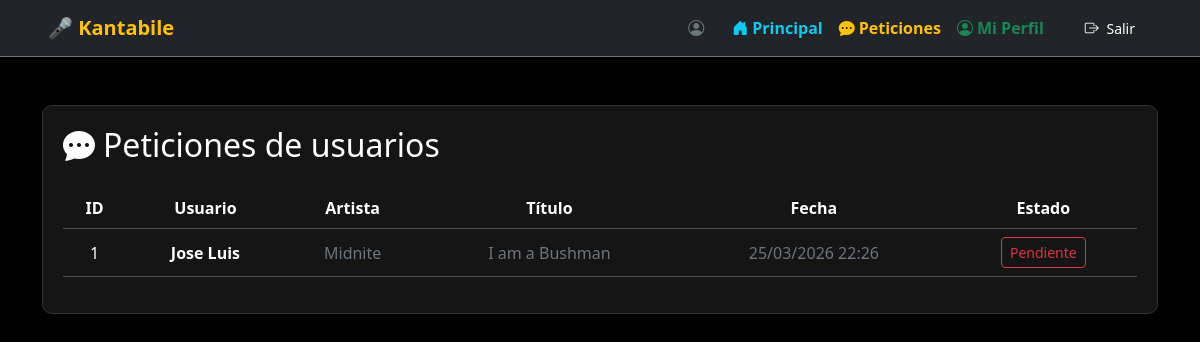
Before: /administrador/peticiones_admin.php with the older database file.
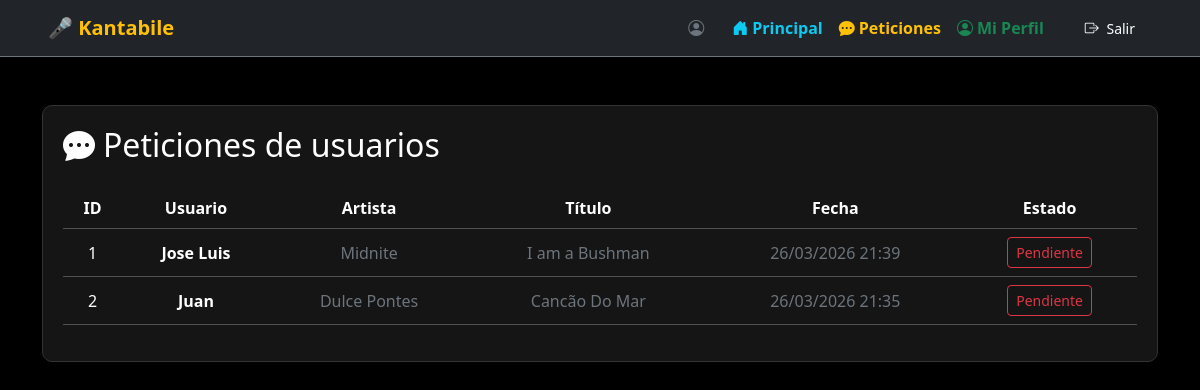
After: the same page with the newer database file.
### tables this page shows
CREATE TABLE `peticiones` (
  `id_peticion` int(11) NOT NULL,
  `usuario` int(11) NOT NULL,
  `artista` varchar(50) NOT NULL,
  `titulo` varchar(50) NOT NULL,
  `estado` tinyint(1) NOT NULL DEFAULT 0 COMMENT '0 - pendiente\r\n1 - realizado',
  `fechaHora` timestamp NOT NULL DEFAULT current_timestamp() ON UPDATE current_timestamp()
);

CREATE TABLE `usuarios` (
  `id` int(11) NOT NULL,
  `nombre` varchar(100) NOT NULL,
  `email` varchar(100) NOT NULL,
  `passwd` varchar(255) NOT NULL,
  `rol` int(11) NOT NULL DEFAULT 1 COMMENT '1-Usuario\r\n2-Administrador',
  `estado` tinyint(1) NOT NULL COMMENT '0 - activo\r\n1 - bloqueado',
  `registrado` timestamp NOT NULL DEFAULT current_timestamp() ON UPDATE current_timestamp()
);

### administrador/peticiones_admin.php (the view, shortened to what this page needs)
<?php
include("../includes/conexion.php");
$consulta = "SELECT  p.id_peticion, p.usuario, u.nombre AS nombre_usuario, p.artista, p.titulo, p.estado, p.fechaHora
             FROM peticiones p, usuarios u
             WHERE p.usuario = u.id
             ORDER BY p.fechaHora DESC";
$resultado = mysqli_query($conn, $consulta);
?>
<!DOCTYPE html>
<html lang="es">
<head>
    <link href="https://cdn.jsdelivr.net/npm/bootstrap@5.3.2/dist/css/bootstrap.min.css" rel="stylesheet">
    <link rel="stylesheet" href="https://cdn.jsdelivr.net/npm/bootstrap-icons@1.11.1/font/bootstrap-icons.css">
</head>
<body>
    <?php include("../includes/navbar.php"); ?>
    <div class="container mt-5">
        <div class="card-dark">
            <h2 class="mb-4"><i class="bi bi-chat-dots-fill me-2"></i>Peticiones de usuarios</h2>
            <table class="table table-dark table-hover align-middle text-center">
                <thead>
                    <tr>
                        <th>ID</th>
                        <th>Usuario</th>
                        <th>Artista</th>
                        <th>Título</th>
                        <th>Fecha</th>
                        <th>Estado</th>
                    </tr>
                </thead>
                <tbody>
                    <?php if (mysqli_num_rows($resultado) > 0) { ?>
                        <?php while ($row = mysqli_fetch_assoc($resultado)) {
                            $completa = $row['estado'] == 1;
                            $btn_color = $completa ? 'btn-outline-success' : 'btn-outline-danger';
                            $btn_texto = $completa ? 'Completo' : 'Pendiente';
                            $nombre_usuario = $row['nombre_usuario'];
                        ?>
                            <tr>
                                <td><?php echo $row['id_peticion']; ?></td>
                                <td><strong><?php echo $nombre_usuario; ?></strong></td>
                                <td class="text-secondary"><?php echo $row['artista']; ?></td>
                                <td class="text-secondary"><?php echo $row['titulo']; ?></td>
                                <td class="text-secondary"><?php echo date('d/m/Y H:i', strtotime($row['fechaHora'])); ?></td>
                                <td class="text-center">
                                    <form method="POST" class="d-inline">
                                        <button type="submit" name="cambiar_estado" class="btn btn-sm <?php echo $btn_color; ?>">
                                            <?php echo $btn_texto; ?>
                                        </button>
                                    </form>
                                </td>
                            </tr>
                        <?php } ?>
                    <?php } else { ?>
                        <tr>
                            <td colspan="6" class="text-center text-secondary">No hay peticiones registradas.</td>
                        </tr>
                    <?php } ?>
                </tbody>
            </table>
        </div>
    </div>
</body>
</html>

Changed rows visible on the page:
changed peticiones "Midnite": fechaHora "25/03/2026 22:26" → "26/03/2026 21:39"
added peticiones: id_peticion "2", usuario.nombre "Juan", artista "Dulce Pontes", titulo "Cancão Do Mar", fechaHora "26/03/2026 21:35", estado "Pendiente"
